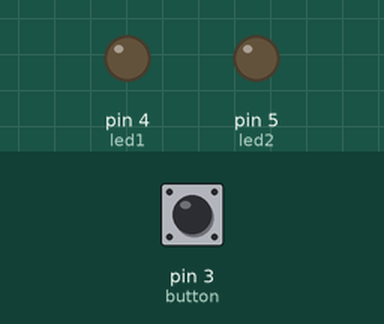
Simulated run of this sketch. Board: Arduino Uno, built with avr-gcc and run on an emulated ATmega328P. Shown: output pins drawn as LEDs (lit = HIGH). The inputs (shaded band) are chosen by the test bench; at power-on: pin 3 (button) HIGH.

Above: at 1.2 s.
1.3 s: pin 3 (button) pulled LOW for 0.15 s
At 1.37 s:
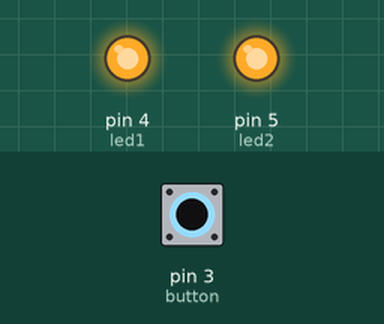
2.9 s: pin 3 (button) pulled LOW for 3.2 s
At 7.2 s:
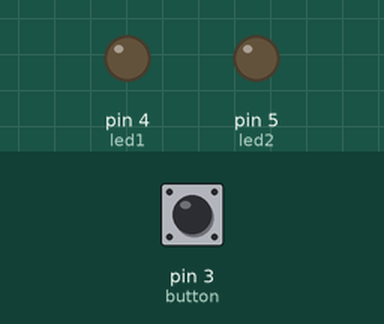
Timing chart, 0 to 8.7 s (numbered marks = the images above; inputs shaded):
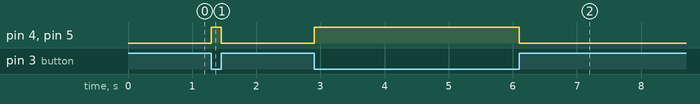

The sketch:

both_on.ino
```cpp
#define led1 4
#define led2 5
#define button 3

void setup() {
  Serial.begin(9600);
  pinMode(button,INPUT);
  pinMode(led1,OUTPUT);
  pinMode(led2,OUTPUT);

  digitalWrite(button,HIGH);

}

void loop() {
  // put your main code here, to run repeatedly:
  int pencet = digitalRead(button);

  if (pencet == 0){
    digitalWrite(led1,HIGH);
    digitalWrite(led2,HIGH);

  }else{
    digitalWrite(led1,LOW);
    digitalWrite(led2,LOW);

  }
}
```

Measured:
- after the input at 1.3 s, pin 4 (led1), pin 5 (led2): LOW → HIGH at once, → LOW 0.15 s later
- after the input at 2.9 s, pin 4 (led1), pin 5 (led2): LOW → HIGH at once, → LOW 3.2 s later
